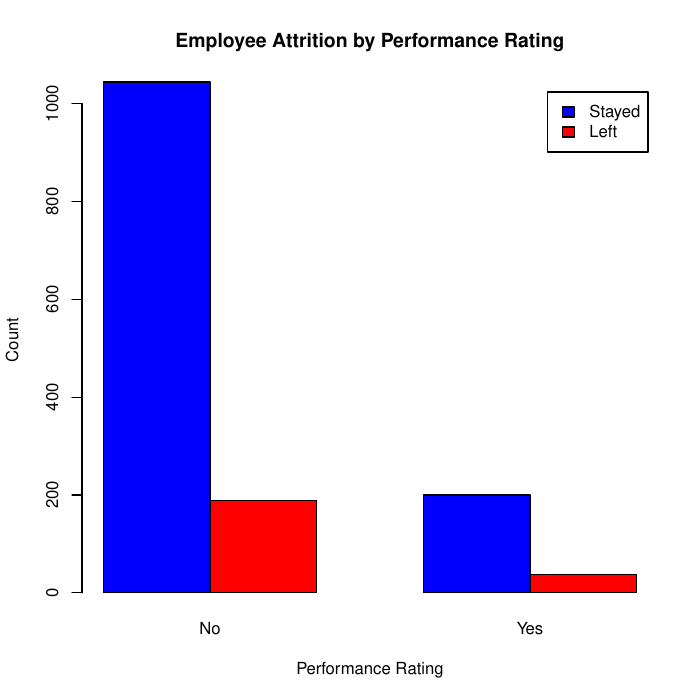

Write the R code that produced this figure.
# Load dataset
hr_data <- read.csv("../data/HR_data.csv")

# Open a PDF file to save plots
pdf("1.pdf")

# Attrition by Performance Rating
barplot(table(hr_data$PerformanceRating, hr_data$Attrition), beside=TRUE, col=c("blue", "red"),
        legend = c("Stayed", "Left"), main="Employee Attrition by Performance Rating",
        xlab="Performance Rating", ylab="Count")

# Attrition by Job Satisfaction
barplot(table(hr_data$JobSatisfaction, hr_data$Attrition), beside=TRUE, col=c("green", "orange"),
        legend = c("Stayed", "Left"), main="Employee Attrition by Job Satisfaction",
        xlab="Job Satisfaction Level", ylab="Count")

# Close the PDF file
dev.off()

print("Plots saved to HR_Attrition_Analysis.pdf")
